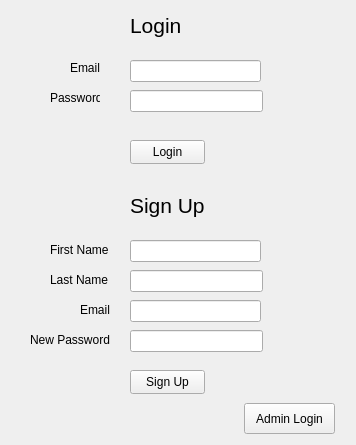
<?xml version="1.0" encoding="UTF-8"?>
<ui version="4.0">
 <class>productivityapp</class>
 <widget class="QMainWindow" name="productivityapp">
  <property name="geometry">
   <rect>
    <x>0</x>
    <y>0</y>
    <width>356</width>
    <height>445</height>
   </rect>
  </property>
  <property name="windowTitle">
   <string>productivityapp</string>
  </property>
  <widget class="QWidget" name="centralwidget">
   <widget class="QLabel" name="label">
    <property name="geometry">
     <rect>
      <x>130</x>
      <y>10</y>
      <width>81</width>
      <height>31</height>
     </rect>
    </property>
    <property name="font">
     <font>
      <pointsize>16</pointsize>
     </font>
    </property>
    <property name="text">
     <string>Login</string>
    </property>
   </widget>
   <widget class="QLabel" name="label_2">
    <property name="geometry">
     <rect>
      <x>130</x>
      <y>190</y>
      <width>91</width>
      <height>31</height>
     </rect>
    </property>
    <property name="font">
     <font>
      <pointsize>16</pointsize>
     </font>
    </property>
    <property name="text">
     <string>Sign Up</string>
    </property>
   </widget>
   <widget class="QLabel" name="label_3">
    <property name="geometry">
     <rect>
      <x>70</x>
      <y>60</y>
      <width>41</width>
      <height>16</height>
     </rect>
    </property>
    <property name="text">
     <string>Email</string>
    </property>
   </widget>
   <widget class="QLabel" name="label_4">
    <property name="geometry">
     <rect>
      <x>50</x>
      <y>90</y>
      <width>50</width>
      <height>16</height>
     </rect>
    </property>
    <property name="text">
     <string>Password</string>
    </property>
   </widget>
   <widget class="QLineEdit" name="loginName">
    <property name="geometry">
     <rect>
      <x>130</x>
      <y>60</y>
      <width>131</width>
      <height>22</height>
     </rect>
    </property>
   </widget>
   <widget class="QLineEdit" name="loginPassword">
    <property name="geometry">
     <rect>
      <x>130</x>
      <y>90</y>
      <width>133</width>
      <height>22</height>
     </rect>
    </property>
   </widget>
   <widget class="QLabel" name="label_5">
    <property name="geometry">
     <rect>
      <x>50</x>
      <y>240</y>
      <width>61</width>
      <height>20</height>
     </rect>
    </property>
    <property name="text">
     <string>First Name</string>
    </property>
   </widget>
   <widget class="QLineEdit" name="signUpFName">
    <property name="geometry">
     <rect>
      <x>130</x>
      <y>240</y>
      <width>131</width>
      <height>22</height>
     </rect>
    </property>
   </widget>
   <widget class="QLineEdit" name="signUpLName">
    <property name="geometry">
     <rect>
      <x>130</x>
      <y>270</y>
      <width>133</width>
      <height>22</height>
     </rect>
    </property>
   </widget>
   <widget class="QLabel" name="label_6">
    <property name="geometry">
     <rect>
      <x>50</x>
      <y>270</y>
      <width>61</width>
      <height>20</height>
     </rect>
    </property>
    <property name="text">
     <string>Last Name</string>
    </property>
   </widget>
   <widget class="QLineEdit" name="signUpEmail">
    <property name="geometry">
     <rect>
      <x>130</x>
      <y>300</y>
      <width>131</width>
      <height>22</height>
     </rect>
    </property>
   </widget>
   <widget class="QLineEdit" name="signUpPassword">
    <property name="geometry">
     <rect>
      <x>130</x>
      <y>330</y>
      <width>133</width>
      <height>22</height>
     </rect>
    </property>
   </widget>
   <widget class="QLabel" name="label_7">
    <property name="geometry">
     <rect>
      <x>30</x>
      <y>330</y>
      <width>81</width>
      <height>20</height>
     </rect>
    </property>
    <property name="text">
     <string>New Password</string>
    </property>
   </widget>
   <widget class="QLabel" name="label_8">
    <property name="geometry">
     <rect>
      <x>80</x>
      <y>300</y>
      <width>40</width>
      <height>20</height>
     </rect>
    </property>
    <property name="text">
     <string>Email</string>
    </property>
   </widget>
   <widget class="QPushButton" name="loginButton">
    <property name="geometry">
     <rect>
      <x>130</x>
      <y>140</y>
      <width>75</width>
      <height>24</height>
     </rect>
    </property>
    <property name="text">
     <string>Login</string>
    </property>
   </widget>
   <widget class="QPushButton" name="signUpButton">
    <property name="geometry">
     <rect>
      <x>130</x>
      <y>370</y>
      <width>75</width>
      <height>24</height>
     </rect>
    </property>
    <property name="text">
     <string>Sign Up</string>
    </property>
   </widget>
   <widget class="QPushButton" name="pushButton">
    <property name="geometry">
     <rect>
      <x>244</x>
      <y>403</y>
      <width>91</width>
      <height>31</height>
     </rect>
    </property>
    <property name="text">
     <string>Admin Login</string>
    </property>
   </widget>
  </widget>
 </widget>
 <resources/>
 <connections/>
</ui>
